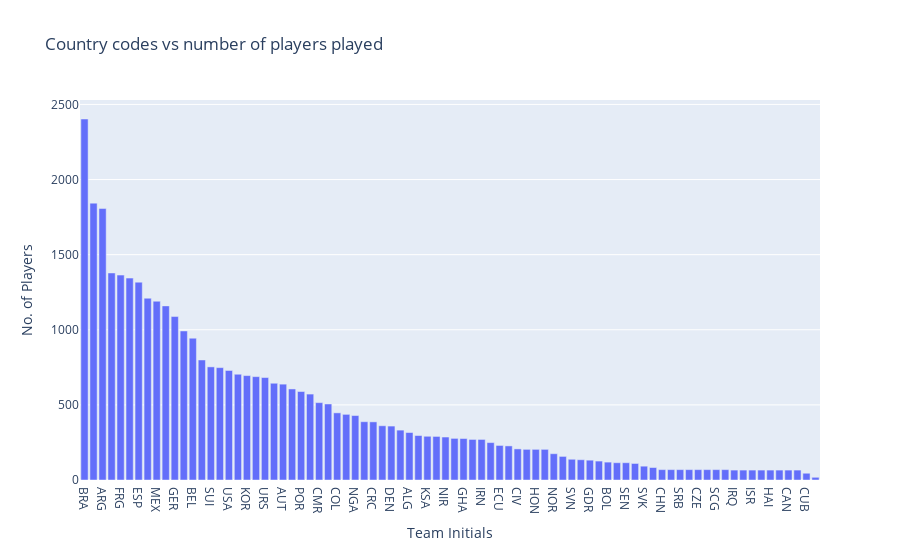

Write notebook code for a chart like this one.
### Code cell
# Insight 6 : Brazil has played the most bnumber of players followed by Italy and Argentina
fig=px.bar(d2,y='No. of Players',title='Country codes vs number of players played')
fig.show()

### Figure 1 — Plotly figure (JSON) as saved in the notebook; plotly's stock layout.template omitted (floating-point values rounded to 4 significant figures)
{"data": [{"alignmentgroup": "True", "hovertemplate": "Team Initials=%{x}<br>No. of Players=%{y}<extra></extra>", "legendgroup": "", "marker": {"color": "#636efa", "pattern": {"shape": ""}}, "name": "", "offsetgroup": "", "orientation": "v", "showlegend": false, "textposition": "auto", "type": "bar", "x": ["BRA", "ITA", "ARG", "ENG", "FRG", "FRA", "ESP", "NED", "MEX", "URU", "GER", "SWE", "BEL", "YUG", "SUI", "CHI", "USA", "HUN", "KOR", "POL", "URS", "TCH", "AUT", "PAR", "POR", "BUL", "CMR", "SCO", "COL", "ROU", "NGA", "JPN", "CRC", "CRO", "DEN", "PER", "ALG", "AUS", "KSA", "IRL", "NIR", "MAR", "GHA", "TUN", "IRN", "GRE", "ECU", "TUR", "CIV", "RSA", "HON", "RUS", "NOR", "PRK", "SVN", "NZL", "GDR", "SLV", "BOL", "UKR", "SEN", "WAL", "SVK", "EGY", "CHN", "TRI", "SRB", "TOG", "CZE", "ANG", "SCG", "BIH", "IRQ", "JAM", "ISR", "ZAI", "HAI", "KUW", "CAN", "UAE", "CUB", "INH"], "xaxis": "x", "y": [2403, 1843, 1807, 1378, 1364, 1344, 1317, 1210, 1190, 1159, 1088, 992, 944, 799, 753, 748, 729, 704, 695, 688, 682, 644, 638, 606, 589, 572, 515, 506, 447, 437, 429, 388, 387, 361, 359, 332, 316, 296, 291, 290, 286, 277, 276, 270, 270, 249, 230, 227, 207, 204, 204, 204, 175, 157, 138, 135, 132, 126, 119, 115, 115, 110, 92, 83, 69, 69, 69, 69, 69, 69, 69, 69, 66, 66, 66, 66, 66, 66, 66, 66, 45, 18], "yaxis": "y"}], "layout": {"barmode": "relative", "legend": {"tracegroupgap": 0}, "title": {"text": "Country codes vs number of players played"}, "xaxis": {"anchor": "y", "domain": [0, 1], "title": {"text": "Team Initials"}}, "yaxis": {"anchor": "x", "domain": [0, 1], "title": {"text": "No. of Players"}}}}
